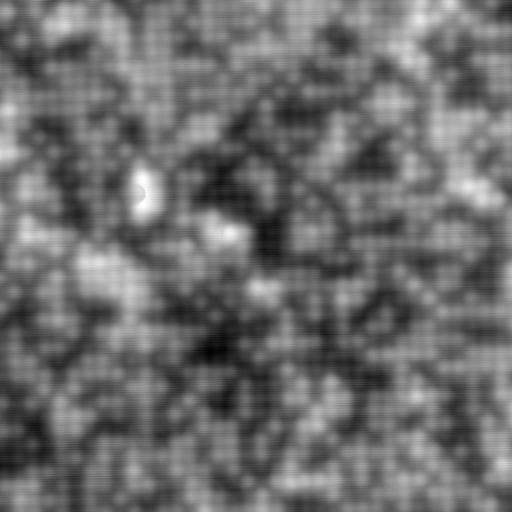
#> input picture raw/target/images/1-Vortex1_2.png, 512 x 512 px
$ python fujita_atom_detection.py
#> lines starting #> are read from the running program, lines starting #| are printed output that depends on the picture
import numpy as np
import cv2
import matplotlib.pyplot as plt
from scipy.fft import fft2, ifft2, fftshift, ifftshift
from scipy.ndimage import gaussian_filter
import os

def find_peaks_2d(image, min_distance=5, threshold=None):
    """
    在2D图像中查找局部最大值
    Args:
        image: 输入图像
        min_distance: 峰值之间的最小距离
        threshold: 峰值的最小值阈值
    Returns:
        峰值坐标列表 [(y, x), ...]
    """
    # 如果未指定阈值，使用图像最大值的10%
    if threshold is None:
        threshold = np.max(image) * 0.1

    # 使用高斯滤波平滑图像
    smoothed = gaussian_filter(image, sigma=1)

    # 初始化峰值列表
    peaks = []

    # 遍历图像（排除边缘）
    for i in range(min_distance, image.shape[0]-min_distance):
        for j in range(min_distance, image.shape[1]-min_distance):
            # 检查当前点是否大于阈值
            if smoothed[i, j] < threshold:
                continue

            # 获取邻域
            neighborhood = smoothed[i-min_distance:i+min_distance+1,
                                 j-min_distance:j+min_distance+1]

            # 检查是否为局部最大值
            if smoothed[i, j] == np.max(neighborhood):
                peaks.append((i, j))

    return np.array(peaks)

class FujitaAtomDetector:
    def __init__(self, image_path, lattice_constant=4.14):
        """
        初始化Fujita原子检测器
        Args:
            image_path: STM图像路径
            lattice_constant: 晶格常数（单位：埃）
        """
        # 读取图像
        self.original_image = cv2.imread(image_path, cv2.IMREAD_GRAYSCALE).astype(np.float32)
        self.height, self.width = self.original_image.shape

        print(f"图像尺寸: {self.width}x{self.height} 像素")

        # 晶格参数
        self.a0 = lattice_constant  # 晶格常数（埃）
        self.pixel_size = 0.29  # 每个像素代表的实际尺寸（埃）

        print(f"晶格常数: {self.a0} 埃")
        print(f"像素尺寸: {self.pixel_size} 埃/像素")

        # 计算波矢
        self.Qx = np.array([2*np.pi/self.a0, 0])  # x方向布拉格波矢
        self.Qy = np.array([0, 2*np.pi/self.a0])  # y方向布拉格波矢

        print(f"布拉格波矢 Qx: {self.Qx} 埃^-1")
        print(f"布拉格波矢 Qy: {self.Qy} 埃^-1")

        # 初始化位移场
        self.displacement_field = None
        self.corrected_positions = None

    def compute_fourier_transform(self):
        """计算图像的二维傅里叶变换"""
        # 进行傅里叶变换
        fft_image = fft2(self.original_image)
        fft_image_shifted = fftshift(fft_image)

        # 计算功率谱
        power_spectrum = np.abs(fft_image_shifted)**2

        # 打印傅里叶变换信息
        print(f"傅里叶变换尺寸: {fft_image.shape}")
        print(f"功率谱最大值: {np.max(power_spectrum):.2e}")
        print(f"功率谱最小值: {np.min(power_spectrum):.2e}")

        return fft_image_shifted, power_spectrum

    # [27 lines left out: function find_bragg_peaks, not called in this run]

    def compute_displacement_field(self, fft_image):
        """计算位移场"""
        # 创建波矢网格
        kx = np.fft.fftfreq(self.width, self.pixel_size) * 2*np.pi
        ky = np.fft.fftfreq(self.height, self.pixel_size) * 2*np.pi
        KX, KY = np.meshgrid(kx, ky)

        print(f"波矢网格范围: kx [{np.min(kx):.2f}, {np.max(kx):.2f}] 埃^-1")
        print(f"波矢网格范围: ky [{np.min(ky):.2f}, {np.max(ky):.2f}] 埃^-1")

        # 计算位移场
        ux = np.zeros_like(self.original_image, dtype=complex)
        uy = np.zeros_like(self.original_image, dtype=complex)

        # 对每个布拉格峰计算位移场分量
        for Q in [self.Qx, self.Qy]:
            # 计算相位
            phase = np.angle(fft_image)

            # 相位解缠
            unwrapped_phase = self.unwrap_phase(phase)

            # 计算位移场分量
            if np.allclose(Q, self.Qx):
                ux = unwrapped_phase / np.linalg.norm(Q)
            else:
                uy = unwrapped_phase / np.linalg.norm(Q)

        print(f"位移场范围: ux [{np.min(np.real(ux)):.2f}, {np.max(np.real(ux)):.2f}] 埃")
        print(f"位移场范围: uy [{np.min(np.real(uy)):.2f}, {np.max(np.real(uy)):.2f}] 埃")

        return np.real(ux), np.real(uy)

    def unwrap_phase(self, phase):
        """改进的相位解缠算法"""
        # 创建掩码，只处理有效区域
        mask = np.abs(phase) > 0.1

        # 初始化解缠后的相位
        unwrapped = np.zeros_like(phase)

        # 计算相位差分
        diff_x = np.diff(phase, axis=1)
        diff_y = np.diff(phase, axis=0)

        # 检测2π跳变
        jump_x = np.round(diff_x / (2*np.pi))
        jump_y = np.round(diff_y / (2*np.pi))

        # 累积相位跳变，只在有效区域内
        unwrapped[:, 1:] = np.cumsum(jump_x * mask[:, 1:], axis=1) * 2*np.pi
        unwrapped[1:, :] += np.cumsum(jump_y * mask[1:, :], axis=0) * 2*np.pi

        # 限制相位范围
        unwrapped = np.mod(unwrapped + np.pi, 2*np.pi) - np.pi

        print(f"相位解缠范围: [{np.min(phase):.2f}, {np.max(phase):.2f}]")
        print(f"解缠后相位范围: [{np.min(unwrapped):.2f}, {np.max(unwrapped):.2f}]")

        return unwrapped

    def correct_atom_positions(self):
        """校正原子位置"""
        # 计算位移场
        fft_image, _ = self.compute_fourier_transform()
        ux, uy = self.compute_displacement_field(fft_image)

        # 创建坐标网格
        x = np.arange(self.width)
        y = np.arange(self.height)
        X, Y = np.meshgrid(x, y)

        # 应用位移场校正
        corrected_x = X - ux
        corrected_y = Y - uy

        print(f"校正后x坐标范围: [{np.min(corrected_x):.2f}, {np.max(corrected_x):.2f}] 像素")
        print(f"校正后y坐标范围: [{np.min(corrected_y):.2f}, {np.max(corrected_y):.2f}] 像素")

        return corrected_x, corrected_y

    def detect_atoms(self):
        """检测原子位置"""
        # 校正原子位置
        corrected_x, corrected_y = self.correct_atom_positions()

        # 对图像进行高斯滤波以去除噪声
        smoothed_image = gaussian_filter(self.original_image, sigma=1)

        # 计算图像的统计特性
        mean_brightness = np.mean(smoothed_image)
        std_brightness = np.std(smoothed_image)

        print(f"图像平均亮度: {mean_brightness:.3f}")
        print(f"图像亮度标准差: {std_brightness:.3f}")

        # 设置Te和Se的检测阈值
        # Te原子通常比平均值亮，Se原子通常比平均值暗
        te_threshold = mean_brightness + 0.5 * std_brightness
        se_threshold = mean_brightness - 0.5 * std_brightness

        print(f"Te原子检测阈值: {te_threshold:.3f}")
        print(f"Se原子检测阈值: {se_threshold:.3f}")

        # 检测Te原子（亮点）
        te_peaks = find_peaks_2d(smoothed_image, min_distance=5, threshold=te_threshold)
        print(f"检测到的Te原子数量: {len(te_peaks)}")

        # 检测Se原子（暗点）
        # 反转图像以检测暗点
        inverted_image = 1.0 - smoothed_image
        se_peaks = find_peaks_2d(inverted_image, min_distance=5, threshold=1.0-se_threshold)
        print(f"检测到的Se原子数量: {len(se_peaks)}")

        # 将检测到的位置映射回校正后的坐标
        atom_positions = []
        atom_types = []

        # 处理Te原子
        for y, x in te_peaks:
            atom_positions.append((corrected_x[y, x], corrected_y[y, x]))
            atom_types.append('Te')

        # 处理Se原子
        for y, x in se_peaks:
            atom_positions.append((corrected_x[y, x], corrected_y[y, x]))
            atom_types.append('Se')

        return np.array(atom_positions), np.array(atom_types)

    def visualize_results(self, output_dir):
        """可视化结果"""
        # 创建输出目录
        os.makedirs(output_dir, exist_ok=True)

        # 绘制原始图像
        plt.figure(figsize=(15, 5))

        plt.subplot(1, 3, 1)
        plt.imshow(self.original_image, cmap='gray')
        plt.title('Original STM Image')
        plt.colorbar()

        # 绘制傅里叶变换
        _, power_spectrum = self.compute_fourier_transform()
        plt.subplot(1, 3, 2)
        plt.imshow(np.log(power_spectrum), cmap='jet')
        plt.title('Fourier Transform')
        plt.colorbar()

        # 绘制检测到的原子位置
        atom_positions, atom_types = self.detect_atoms()
        plt.subplot(1, 3, 3)
        plt.imshow(self.original_image, cmap='gray')

        # 分别绘制Te和Se原子
        te_mask = atom_types == 'Te'
        se_mask = atom_types == 'Se'

        plt.scatter(atom_positions[te_mask, 0], atom_positions[te_mask, 1],
                   c='red', s=10, alpha=0.5, label='Te')
        plt.scatter(atom_positions[se_mask, 0], atom_positions[se_mask, 1],
                   c='blue', s=10, alpha=0.5, label='Se')

        plt.title('Detected Atom Positions')
        plt.legend()

        plt.tight_layout()
        plt.savefig(os.path.join(output_dir, 'atom_detection_results.png'))
        plt.close()

        # 保存原子位置和类型
        results = {
            'positions': atom_positions,
            'types': atom_types
        }
        np.save(os.path.join(output_dir, 'atom_positions.npy'), results)

def main():
    # 设置参数
    image_path = '../raw/target/images/1-Vortex1_2.png'  # 输入图像路径
    output_dir = '../raw/classical_results'  # 输出目录

    # 创建检测器实例
    detector = FujitaAtomDetector(image_path)
#| 图像尺寸: 512x512 像素

    # 检测原子位置
    atom_positions, atom_types = detector.detect_atoms()
#| 傅里叶变换尺寸: (512, 512)
#| 功率谱最大值: 8.16e+14
#| 功率谱最小值: 4.24e-01
#| 波矢网格范围: kx [-10.83, 10.79] 埃^-1
#| 波矢网格范围: ky [-10.83, 10.79] 埃^-1
#> the loop in compute_displacement_field, `for Q in [self.Qx, self.Qy]:` made 2 passes
#| 相位解缠范围: [-3.14, 3.14]
#| 解缠后相位范围: [-0.00, 0.00]
#| 相位解缠范围: [-3.14, 3.14]
#| 解缠后相位范围: [-0.00, 0.00]
#> pass 1, in unwrap_phase, `mask = np.abs(phase) > 0.1`:
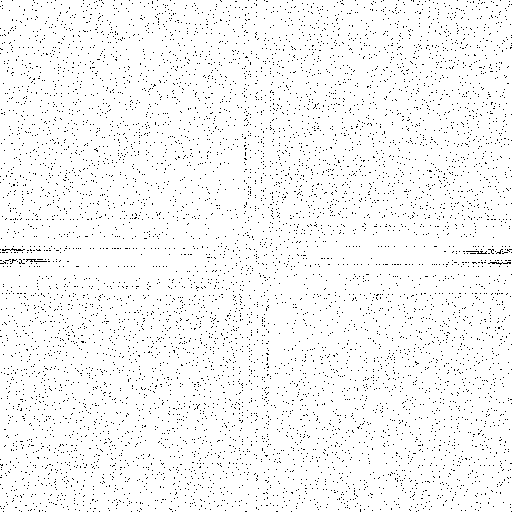
#> mask: shape (512, 512) bool; 96.6% white; black in thin lines or dots
#| 位移场范围: ux [-0.00, 0.00] 埃
#| 位移场范围: uy [-0.00, 0.00] 埃
#> in correct_atom_positions, `corrected_x = X - ux`:
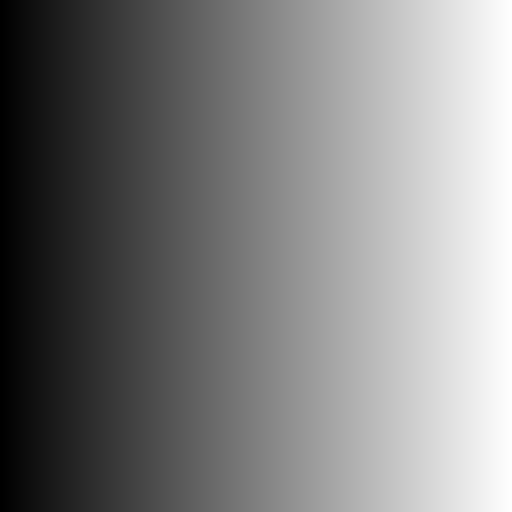
#> corrected_x: shape (512, 512) float64; min -2.67e-06, max 511, mean 255.5; drawn with min black and max white
#> in correct_atom_positions, `corrected_y = Y - uy`:
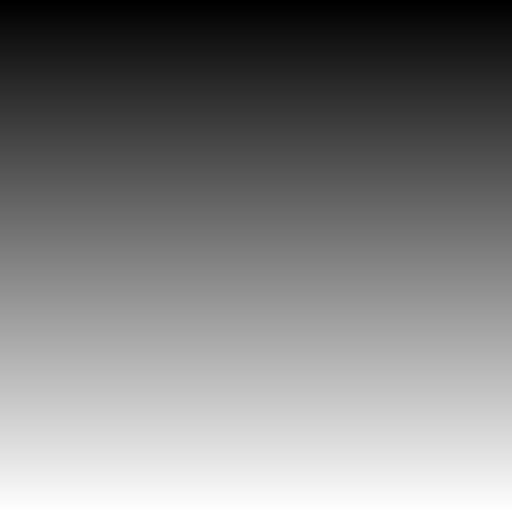
#> corrected_y: shape (512, 512) float64; min -2.04e-06, max 511, mean 255.5; drawn with min black and max white
#| 校正后x坐标范围: [-0.00, 511.00] 像素
#| 校正后y坐标范围: [-0.00, 511.00] 像素
#> in detect_atoms, `mean_brightness = np.mean(smoothed_image)`: mean_brightness = 109
#> in detect_atoms, `std_brightness = np.std(smoothed_image)`: std_brightness = 35.97
#| 图像平均亮度: 108.988
#| 图像亮度标准差: 35.972
#> in detect_atoms, `te_threshold = mean_brightness + 0.5 * std_brightness`: te_threshold = 127
#> in detect_atoms, `se_threshold = mean_brightness - 0.5 * std_brightness`: se_threshold = 91
#| Te原子检测阈值: 126.973
#| Se原子检测阈值: 91.002
#> after the loop in find_peaks_2d, `for i in range(min_distance, image.shape[0]-min_distance):`: peaks = 280 pairs, first value 5 to 505, second value 6 to 506
#> in detect_atoms, `te_peaks = find_peaks_2d(smoothed_image, min_distance=5, threshold=te_..`: te_peaks has the same summary as peaks in find_peaks_2d
#| 检测到的Te原子数量: 280
#> in detect_atoms, `inverted_image = 1.0 - smoothed_image`:
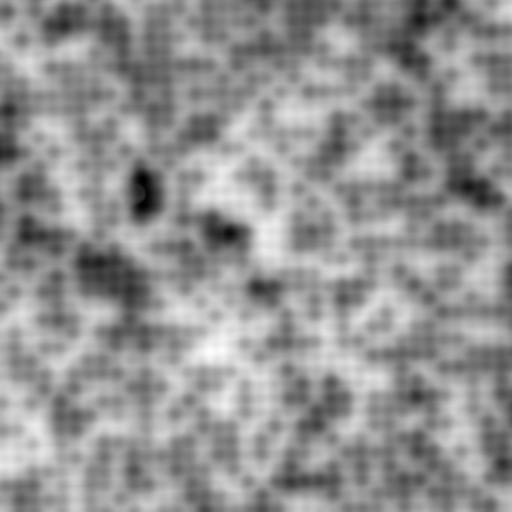
#> inverted_image: shape (512, 512) float32; min -252, max -1.38, mean -108; drawn with min black and max white
#> in detect_atoms, `se_peaks = find_peaks_2d(inverted_image, min_distance=5, threshold=1.0..`: se_peaks = 171 pairs, first value 14 to 506, second value 9 to 489
#| 检测到的Se原子数量: 171
#> the loop in detect_atoms, `for y, x in te_peaks:` made 280 passes
#> (y, x) on passes 1 to 3: (5, 307), (5, 334), (6, 221)
#> after the loop in detect_atoms, `for y, x in te_peaks:`: atom_positions = 280 pairs, first value 6 to 506, second value 5 to 505; atom_types = 280 items, first 6: 'Te', 'Te', 'Te', 'Te', 'Te', 'Te'
#> the loop in detect_atoms, `for y, x in se_peaks:` made 171 passes
#> (y, x) on passes 1 to 3: (14, 134), (27, 181), (29, 29)
#> after the loop in detect_atoms, `for y, x in se_peaks:`: atom_positions = 451 pairs, first value 6 to 506, second value 5 to 506; atom_types = 451 items, first 6: 'Te', 'Te', 'Te', 'Te', 'Te', 'Te'

    # 可视化结果
    detector.visualize_results(output_dir)
#| 傅里叶变换尺寸: (512, 512)
#| 功率谱最大值: 8.16e+14
#| 功率谱最小值: 4.24e-01
#| 傅里叶变换尺寸: (512, 512)
#| 功率谱最大值: 8.16e+14
#| 功率谱最小值: 4.24e-01
#| 波矢网格范围: kx [-10.83, 10.79] 埃^-1
#| 波矢网格范围: ky [-10.83, 10.79] 埃^-1
#> the loop in compute_displacement_field (call 2), `for Q in [self.Qx, self.Qy]:` made 2 passes
#| 相位解缠范围: [-3.14, 3.14]
#| 解缠后相位范围: [-0.00, 0.00]
#| 相位解缠范围: [-3.14, 3.14]
#| 解缠后相位范围: [-0.00, 0.00]
#> pass 1, in unwrap_phase (call 3), `jump_x = np.round(diff_x / (2*np.pi))`:
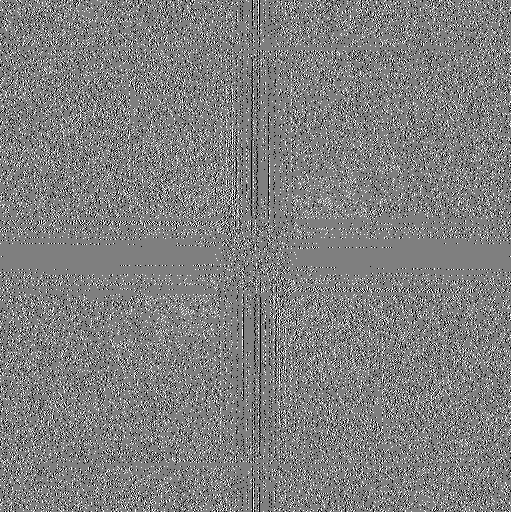
#> jump_x: shape (512, 511) float32; min -1, max 1, mean 0.00426; drawn with min black and max white
#> pass 1, in unwrap_phase (call 3), `jump_y = np.round(diff_y / (2*np.pi))`:
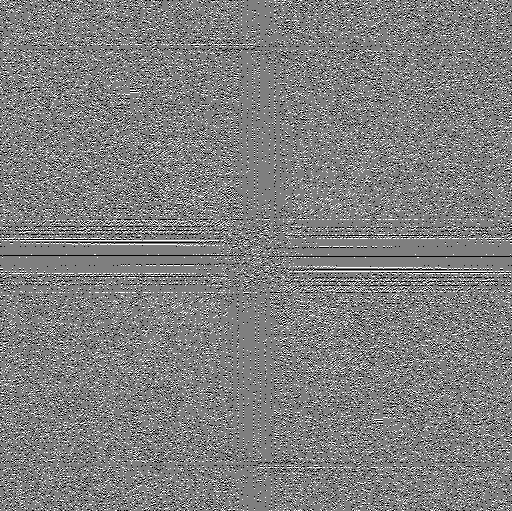
#> jump_y: shape (511, 512) float32; min -1, max 1, mean 0.00198; drawn with min black and max white
#| 位移场范围: ux [-0.00, 0.00] 埃
#| 位移场范围: uy [-0.00, 0.00] 埃
#| 校正后x坐标范围: [-0.00, 511.00] 像素
#| 校正后y坐标范围: [-0.00, 511.00] 像素
#| 图像平均亮度: 108.988
#| 图像亮度标准差: 35.972
#| Te原子检测阈值: 126.973
#| Se原子检测阈值: 91.002
#| 检测到的Te原子数量: 280
#| 检测到的Se原子数量: 171
#> the loop in detect_atoms (call 2), `for y, x in te_peaks:` made 280 passes
#> the loop in detect_atoms (call 2), `for y, x in se_peaks:` made 171 passes
#> in visualize_results, `plt.savefig(os.path.join(output_dir, 'atom_detection_results.png'))`:
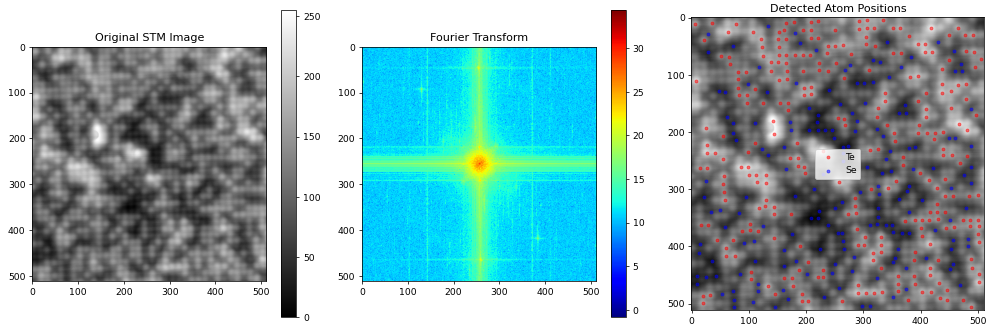
#> figure drawn by matplotlib, 5 panels

    print(f"检测到 {len(atom_positions)} 个原子位置")
#| 检测到 451 个原子位置
    print(f"结果已保存到 {output_dir}")

if __name__ == "__main__":
    main()

$ run again, with raw/target/images/13-Vortex3_3.png copied over raw/target/images/1-Vortex1_2.png
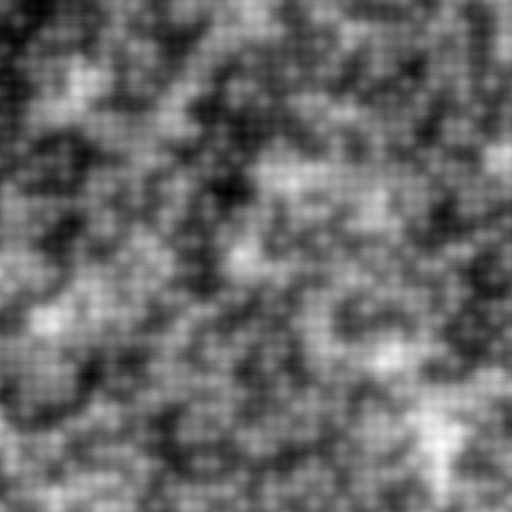
#> input picture raw/target/images/13-Vortex3_3.png, 512 x 512 px
#| 图像尺寸: 512x512 像素
#| 傅里叶变换尺寸: (512, 512)
#| 功率谱最大值: 7.72e+14
#| 功率谱最小值: 2.08e-01
#| 波矢网格范围: kx [-10.83, 10.79] 埃^-1
#| 波矢网格范围: ky [-10.83, 10.79] 埃^-1
#> the loop in compute_displacement_field, `for Q in [self.Qx, self.Qy]:` made 2 passes
#| 相位解缠范围: [-3.14, 3.14]
#| 解缠后相位范围: [-0.00, 0.00]
#| 相位解缠范围: [-3.14, 3.14]
#| 解缠后相位范围: [-0.00, 0.00]
#> pass 1, in unwrap_phase, `mask = np.abs(phase) > 0.1`:
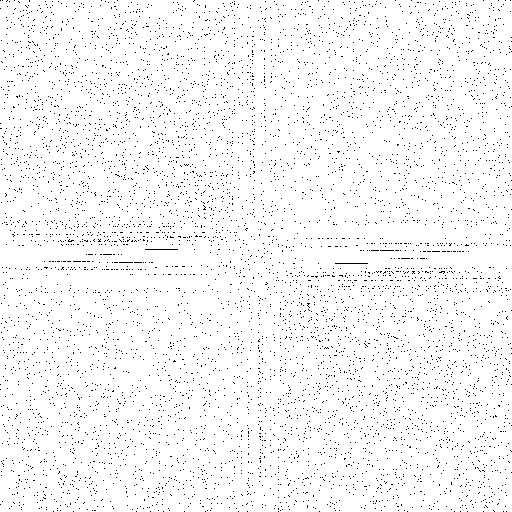
#> mask: shape (512, 512) bool; 97.1% white; black in thin lines or dots
#| 位移场范围: ux [-0.00, 0.00] 埃
#| 位移场范围: uy [-0.00, 0.00] 埃
#| 校正后x坐标范围: [-0.00, 511.00] 像素
#| 校正后y坐标范围: [-0.00, 511.00] 像素
#> mean_brightness = 106
#> std_brightness = 38.68
#| 图像平均亮度: 105.983
#| 图像亮度标准差: 38.684
#> te_threshold = 125.3
#> se_threshold = 86.64
#| Te原子检测阈值: 125.325
#| Se原子检测阈值: 86.641
#> after the loop in find_peaks_2d, `for i in range(min_distance, image.shape[0]-min_distance):`: peaks = 268 pairs, first value 10 to 506, second value 7 to 505
#> te_peaks has the same summary as peaks in find_peaks_2d
#| 检测到的Te原子数量: 268
#> se_peaks = 163 pairs, first value 8 to 506, second value 5 to 505
#| 检测到的Se原子数量: 163
#> the loop in detect_atoms, `for y, x in te_peaks:` made 268 passes
#> (y, x) on passes 1 to 3: (10, 505), (13, 447), (14, 319)
#> after the loop in detect_atoms, `for y, x in te_peaks:`: atom_positions = 268 pairs, first value 7 to 505, second value 10 to 506; atom_types = 268 items, first 6: 'Te', 'Te', 'Te', 'Te', 'Te', 'Te'
#> the loop in detect_atoms, `for y, x in se_peaks:` made 163 passes
#> (y, x) on passes 1 to 3: (8, 369), (9, 288), (9, 383)
#> after the loop in detect_atoms, `for y, x in se_peaks:`: atom_positions = 431 pairs, first value 5 to 505, second value 8 to 506; atom_types = 431 items, first 6: 'Te', 'Te', 'Te', 'Te', 'Te', 'Te'
#| 傅里叶变换尺寸: (512, 512)
#| 功率谱最大值: 7.72e+14
#| 功率谱最小值: 2.08e-01
#| 傅里叶变换尺寸: (512, 512)
#| 功率谱最大值: 7.72e+14
#| 功率谱最小值: 2.08e-01
#| 波矢网格范围: kx [-10.83, 10.79] 埃^-1
#| 波矢网格范围: ky [-10.83, 10.79] 埃^-1
#> the loop in compute_displacement_field (call 2), `for Q in [self.Qx, self.Qy]:` made 2 passes
#| 相位解缠范围: [-3.14, 3.14]
#| 解缠后相位范围: [-0.00, 0.00]
#| 相位解缠范围: [-3.14, 3.14]
#| 解缠后相位范围: [-0.00, 0.00]
#> pass 1, in unwrap_phase (call 3), `jump_y = np.round(diff_y / (2*np.pi))`:
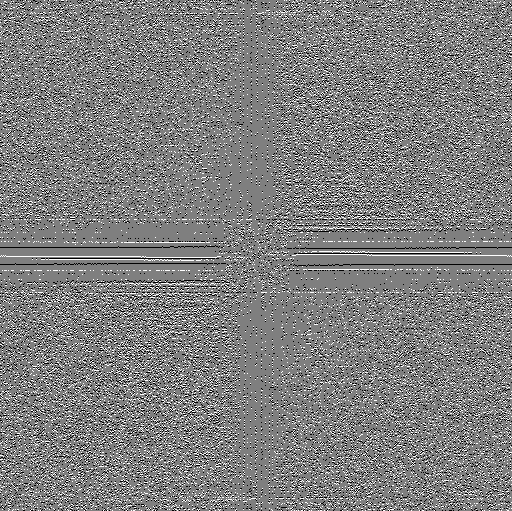
#> jump_y: shape (511, 512) float32; min -1, max 1, mean -0.000424; drawn with min black and max white
#| 位移场范围: ux [-0.00, 0.00] 埃
#| 位移场范围: uy [-0.00, 0.00] 埃
#| 校正后x坐标范围: [-0.00, 511.00] 像素
#| 校正后y坐标范围: [-0.00, 511.00] 像素
#| 图像平均亮度: 105.983
#| 图像亮度标准差: 38.684
#| Te原子检测阈值: 125.325
#| Se原子检测阈值: 86.641
#| 检测到的Te原子数量: 268
#| 检测到的Se原子数量: 163
#> the loop in detect_atoms (call 2), `for y, x in te_peaks:` made 268 passes
#> the loop in detect_atoms (call 2), `for y, x in se_peaks:` made 163 passes
#| 检测到 431 个原子位置
